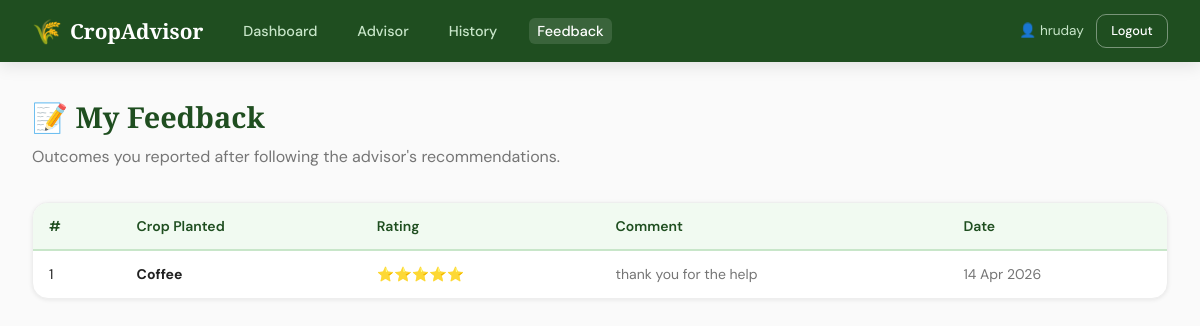
Screenshot of /feedback (signed in) with the database file from the repository.
### app.py (models this page shows)
class User(db.Model):
    __tablename__ = "users"
    id         = db.Column(db.Integer, primary_key=True)
    name       = db.Column(db.String(100), nullable=False)
    email      = db.Column(db.String(150), unique=True, nullable=False)
    password   = db.Column(db.String(64),  nullable=False)   # sha-256 hex
    location   = db.Column(db.String(200))
    created_at = db.Column(db.DateTime, default=datetime.utcnow)
    soil_data   = db.relationship("SoilData",      backref="user", lazy=True)
    predictions = db.relationship("Prediction",    backref="user", lazy=True)
    weather_log = db.relationship("WeatherRecord", backref="user", lazy=True)

class Feedback(db.Model):
    __tablename__ = "feedback"
    id           = db.Column(db.Integer, primary_key=True)
    user_id      = db.Column(db.Integer, db.ForeignKey("users.id"), nullable=False)
    prediction_id= db.Column(db.Integer, db.ForeignKey("predictions.id"))
    crop_planted = db.Column(db.String(100))   # what farmer actually planted
    rating       = db.Column(db.Integer)        # 1-5 stars
    comment      = db.Column(db.Text)
    submitted_at = db.Column(db.DateTime, default=datetime.utcnow)

### app.py (the view)
@app.route("/feedback")
@login_required
def feedback_page():
    user = db.session.get(User, session["user_id"])
    if not user:
        session.clear(); return redirect(url_for("login"))
    feedbacks = (Feedback.query.filter_by(user_id=user.id)
                 .order_by(Feedback.submitted_at.desc()).all())
    return render_template("feedback.html", feedbacks=feedbacks)

### app.py (called while the page is built)
def login_required(f):
    @wraps(f)
    def decorated(*args, **kwargs):
        if "user_id" not in session:
            return redirect(url_for("login"))
        return f(*args, **kwargs)
    return decorated

### templates/feedback.html (shortened to what this page needs)
{% extends "base.html" %}
{% block content %}
<div class="page-wrap">
  <div class="page-header">
    <h1>📝 My Feedback</h1>
    <p>Outcomes you reported after following the advisor's recommendations.</p>
  </div>
  {% if feedbacks %}
  <div class="card">
    <div class="card-body" style="padding:0;overflow-x:auto">
      <table class="data-table">
        <thead>
          <tr>
            <th>#</th><th>Crop Planted</th><th>Rating</th>
            <th>Comment</th><th>Date</th>
          </tr>
        </thead>
        <tbody>
        {% for fb in feedbacks %}
        <tr>
          <td>{{ loop.index }}</td>
          <td><strong>{{ fb.crop_planted or '—' }}</strong></td>
          <td>{{ '⭐' * (fb.rating or 0) }}</td>
          <td class="text-muted">{{ fb.comment or '—' }}</td>
          <td class="text-muted">{{ fb.submitted_at.strftime('%d %b %Y') }}</td>
        </tr>
        {% endfor %}
        </tbody>
      </table>
    </div>
  </div>
  {% endif %}
</div>
{% endblock %}

### templates/base.html (shortened to what this page needs)
<!DOCTYPE html>
<html lang="en">
<head>
  <link rel="stylesheet" href="{{ url_for('static', filename='css/style.css') }}">
</head>
<body>
<nav class="navbar">
  <a class="nav-brand" href="{{ url_for('index') }}">
    <span class="nav-icon">🌾</span>
    <span>CropAdvisor</span>
  </a>
  {% if session.get('user_id') %}
  <ul class="nav-links">
    <li><a href="{{ url_for('dashboard') }}" {% if request.endpoint=='dashboard' %}class="active"{% endif %}>Dashboard</a></li>
    <li><a href="{{ url_for('advisor') }}"   {% if request.endpoint=='advisor'   %}class="active"{% endif %}>Advisor</a></li>
    <li><a href="{{ url_for('history') }}"   {% if request.endpoint=='history'   %}class="active"{% endif %}>History</a></li>
    <li><a href="{{ url_for('feedback_page') }}"
       {% if request.endpoint=='feedback_page' %}class="active"{% endif %}>Feedback</a></li>
  </ul>
  <div class="nav-right">
    <span class="nav-user">👤 {{ session.get('user_name','') }}</span>
    <a href="{{ url_for('logout') }}" class="btn btn-outline btn-sm">Logout</a>
  </div>
  {% else %}
  <div class="nav-right">
    <a href="{{ url_for('login') }}"    class="btn btn-outline btn-sm">Login</a>
    <a href="{{ url_for('register') }}" class="btn btn-primary btn-sm">Get Started</a>
  </div>
  {% endif %}
</nav>
{% block content %}{% endblock %}
</body>
</html>

### static/css/style.css (style rules this page uses)
:root { --green-900: #1a3a1a; --green-800: #1f4e20; --green-700: #2d6a2e; --green-600: #3a8c3b; --green-500: #4caf50; --green-400: #76c984; --green-200: #c8e6c9; --green-100: #e8f5e9; --green-50: #f1faf1; --amber-700: #f57f17; --amber-500: #ffa726; --amber-300: #ffcc80; --amber-100: #fff8e1; --earth-900: #3e2723; --earth-700: #5d4037; --earth-300: #bcaaa4; --earth-100: #efebe9; --sky-500: #29b6f6; --sky-100: #e1f5fe; --red-500: #ef5350; --red-100: #ffebee; --orange-500:#ff7043; --orange-100:#fbe9e7; --white: #ffffff; --gray-50: #fafafa; --gray-100: #f5f5f5; --gray-200: #eeeeee; --gray-400: #bdbdbd; --gray-600: #757575; --gray-800: #424242; --gray-900: #212121; --font-display: 'Playfair Display', Georgia, serif; --font-body: 'DM Sans', system-ui, sans-serif; --radius-sm: 6px; --radius-md: 10px; --radius-lg: 16px; --radius-xl: 24px; --shadow-sm: 0 1px 4px rgba(0,0,0,.08); --shadow-md: 0 4px 16px rgba(0,0,0,.10); --shadow-lg: 0 8px 32px rgba(0,0,0,.12); }
*, *::before, *::after { box-sizing: border-box; margin:0; padding:0; }
html { scroll-behavior: smooth; }
body { font-family: var(--font-body); background: var(--gray-50); color: var(--gray-900); line-height: 1.6; min-height: 100vh; }
.navbar { position: sticky; top: 0; z-index: 100; background: var(--green-800); display: flex; align-items: center; gap: 2rem; padding: .75rem 2rem; box-shadow: var(--shadow-md); }
.nav-brand { display: flex; align-items: center; gap: .5rem; font-family: var(--font-display); font-size: 1.3rem; font-weight: 700; color: var(--white); text-decoration: none; }
.nav-icon { font-size: 1.5rem; }
.nav-links { display: flex; gap: 1.5rem; list-style: none; flex:1; }
.nav-links a { color: var(--green-200); text-decoration: none; font-size: .9rem; font-weight: 500; padding: .25rem .5rem; border-radius: var(--radius-sm); transition: all .2s; }
.nav-links a:hover, .nav-links a.active { color: var(--white); background: rgba(255,255,255,.12); }
.nav-right { display: flex; align-items: center; gap: .75rem; }
.nav-user { font-size: .85rem; color: var(--green-200); }
.btn { display: inline-flex; align-items: center; gap: .4rem; padding: .6rem 1.25rem; border-radius: var(--radius-md); font-family: var(--font-body); font-size: .9rem; font-weight: 500; cursor: pointer; border: none; text-decoration: none; transition: all .2s; white-space: nowrap; }
.btn-outline { background: transparent; color: var(--white); border: 1.5px solid rgba(255,255,255,.4); }
.btn-sm { padding: .35rem .9rem; font-size: .8rem; }
.page-wrap { max-width: 1200px; margin: 0 auto; padding: 2rem; }
.page-header { margin-bottom: 2rem; }
.page-header h1 { font-family: var(--font-display); font-size: 1.8rem; color: var(--green-800); }
.page-header p { color: var(--gray-600); margin-top: .25rem; }
.card { background: var(--white); border-radius: var(--radius-lg); border: 1px solid var(--gray-200); box-shadow: var(--shadow-sm); overflow: hidden; }
.card-body { padding: 1.5rem; }
.data-table { width: 100%; border-collapse: collapse; font-size: .875rem; }
.data-table th { background: var(--green-50); color: var(--green-800); padding: .75rem 1rem; text-align: left; font-weight: 600; border-bottom: 2px solid var(--green-200); white-space: nowrap; }
.data-table td { padding: .75rem 1rem; border-bottom: 1px solid var(--gray-100); }
.data-table tr:last-child td { border-bottom: none; }
.text-muted { color: var(--gray-600); font-size: .875rem; }

### rows the page displays
User: get "hruday"
Feedback: crop_planted "Coffee", rating "⭐⭐⭐⭐⭐", comment "thank you for the help", submitted_at "14 Apr 2026"
